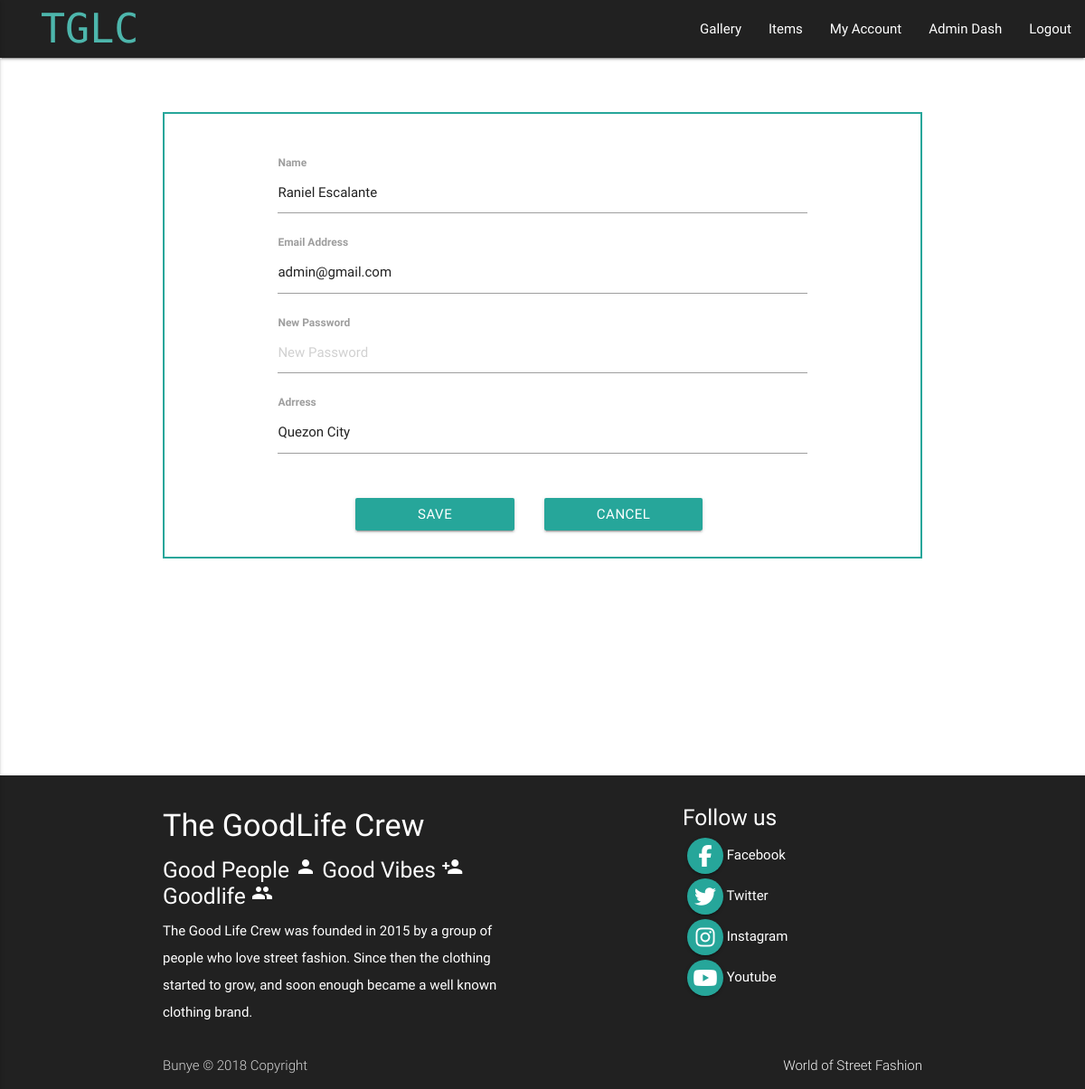
The page /userprofile.php (signed in) on the database its author committed.
### tables this page shows
CREATE TABLE `users` (
  `id` int(11) NOT NULL,
  `name` varchar(255) NOT NULL,
  `email` varchar(255) NOT NULL,
  `address` varchar(255) NOT NULL,
  `password` varchar(255) NOT NULL,
  `role` varchar(255) NOT NULL,
  `status` varchar(255) NOT NULL
);

### userprofile.php (the view, shortened to what this page needs)
<?php
function display_content(){
require_once ('connection.php');
	$id = $_SESSION['id'];
	$sql = "SELECT * FROM users WHERE id='$id'";
	$show = mysqli_query($conn, $sql);
	if (mysqli_num_rows($show)>0) {
		while ($row = mysqli_fetch_assoc($show)){
		extract($row);
	?>
	<div class='container' style="margin-bottom: 20%; margin-top: 5%; border: 2px solid #26a69a;">
		<form method='post' action='' class='container' style="margin-top: 5%;">
			<div class='col-md-4'>
				<label><b>Name</b></label>
				<input type='text' class='input' placeholder='Enter First Name' name='name' value='<?php echo $name?>'>
			</div>
			<div class='col-md-4'>
				<label><b>Email Address</b></label>
				<input type='email' class='input' placeholder='Enter Middle Name' name='email' value='<?php echo $email?>'>
			</div>
			<div class='col-md-4'>
				<label><b>New Password</b></label>
				<input type='password' class='input' placeholder='New Password' name='password'>
			</div>
			<div class='col-md-4'>
				<label><b>Adrress</b></label>
				<input type='text' class='input' placeholder='Enter Username' name='address' value='<?php echo $address?>'>
			</div>
			<div class="center-align">
				<button id='saveu' type='submit' class='btn btn-danger' name='save' style="width: 30%;">Save</button>
				<a href="items.php" class='btn btn-danger' style="margin: 5%; width: 30%;">Cancel</a>
			</div>
		</form>
	</div>
		<?php
		}
	}
}
require "template.php";
?>

### assets/css/style.css (style rules this page uses)
* { margin: 0; padding: 0px; box-sizing: border-box; }

### rows shown on the page
users: name "Raniel Escalante", email "admin@gmail.com", address "Quezon City"
